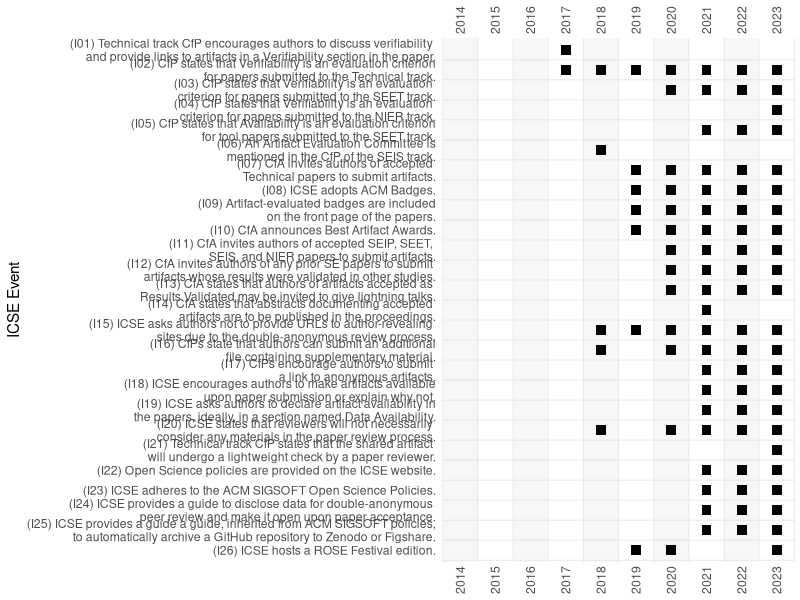

R code for this plot:
# ICSE Timeline

required_packages <- c("ggplot2", "readxl", "rstudioapi")

installed_packages <- rownames(installed.packages())
for (pkg in required_packages) {
  if (!(pkg %in% installed_packages)) {
    install.packages(pkg)
  }
}

library(ggplot2)
library(readxl)

find_root <- function() {
  current <- getwd()
  
  while (TRUE) {
    if (dir.exists(file.path(current, "processed-data"))) {
      return(current)
    }
    
    parent <- dirname(current)
    if (parent == current) {
      stop("Could not find project root directory.")
    }
    
    current <- parent
  }
}

setwd(find_root())

events <- read_excel("processed-data/dataset.xlsx", sheet = "ICSETimelineData")
events$Years <- strsplit(as.character(events$Years), ",")

timeline_data <- do.call(rbind, lapply(1:nrow(events), function(i) {
  data.frame(Event = events$Event[i],
             Year = as.numeric(events$Years[[i]]),
             stringsAsFactors = FALSE)
}))

timeline_data$Event <- factor(timeline_data$Event,
                              levels = rev(unique(timeline_data$Event)))

min_year <- 2014
max_year <- 2023
year_breaks <- seq(min_year, max_year, by = 1)

bg_data <- data.frame(
  xmin = year_breaks - 0.5,
  xmax = year_breaks + 0.5,
  fill = factor((year_breaks - min_year) %% 2)
)


p <- ggplot(timeline_data, aes(x = Year, y = Event)) +
  

  geom_rect(
    data = bg_data,
    aes(xmin = xmin, xmax = xmax, ymin = -Inf, ymax = Inf, fill = fill),
    inherit.aes = FALSE,
    alpha = 0.15,
    color = NA
  ) +
  scale_fill_manual(values = c("gray80", "white")) +
  guides(fill = "none") +
  

  geom_point(size = 3, color = "black", shape = 15) +
  
  geom_hline(
    yintercept = seq_along(levels(timeline_data$Event)) - 0.5,
    color = "gray90",
    linewidth = 0.3
  ) +
  
  scale_x_continuous(
    breaks = year_breaks,
    limits = c(min_year - 0.5, max_year + 0.5),
    expand = c(0,0),
    sec.axis = dup_axis(name = "")
  ) +
  
  coord_cartesian(clip = "off") +
  
  theme_minimal() +
  theme(
    axis.text.x.bottom = element_text(angle = 90, hjust = 1,
                                      margin = margin(t = 0), vjust = 0.5),
    axis.text.x.top    = element_text(angle = 90, hjust = 0,
                                      margin = margin(b = 0), vjust = 0.5),
    legend.position = "none",
    panel.grid.major.x = element_blank(),
    panel.grid.major.y = element_blank(),
    panel.grid.minor.x = element_line(color = "gray90"),
    plot.background = element_rect(fill = "white", color = "white"),
    plot.margin = margin(t = -10, r = 4, b = -10, l = 5)
  ) +
  labs(x = "", y = "ICSE Event")


if (!dir.exists("outputs")) {
  dir.create("outputs")
}


#ggsave("outputs/F03-ICSE-timeline.jpg", plot = p, width = 6.9, height = 10, dpi = 300)
ggsave("outputs/F03-ICSE-timeline.pdf", plot = p, width = 6.9, height = 10)
getwd()
